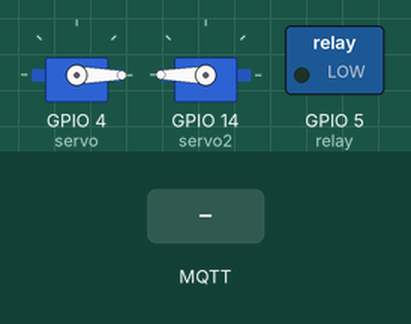
A sketch run on a simulated ESP8266 (NodeMCU). Parts: 2 × servo, switched loads named in the sketch (green lamp = pin HIGH). Inputs (shaded band) come from the test bench. WiFi joins after 1.5 s; servers stay silent unless stated; random numbers use the default seed unless the sketch sets one; no MQTT or app messages arrive unless stated; what the sketch prints to the serial monitor is not drawn.

Above: at 4.7 s.
4.8 s: MQTT message "cerrar" arrives on the first subscribed topic
At 5.27 s:
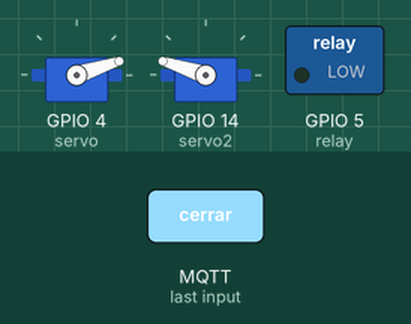
7.8 s: MQTT message "apagar" arrives on the first subscribed topic
At 10.2 s:
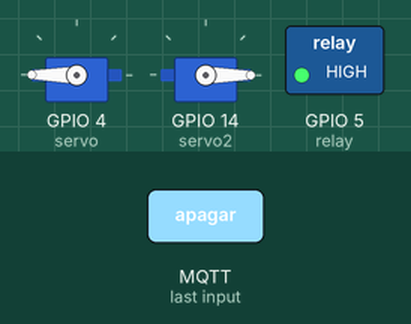
10.8 s: MQTT message "abrir" arrives on the first subscribed topic
At 15.9 s:
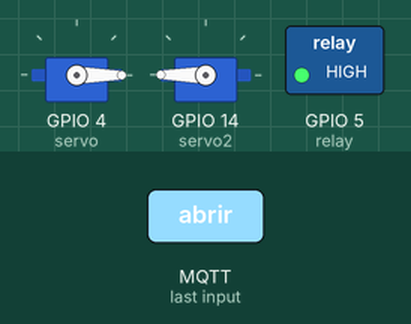
Timing chart, 0 to 17.4 s (numbered marks = the images above; inputs shaded):
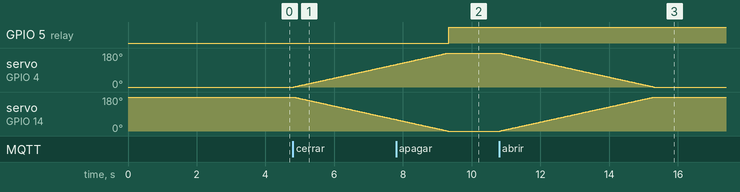

Measured:
- after the input at 4.8 s, servo on GPIO 4 (servo): moves from 0° to 119° over 3.0 s, starting at once; servo on GPIO 14 (servo2): moves from 180° to 61° over 3.0 s, starting at once
- after the input at 7.8 s, GPIO 5 (relay): LOW → HIGH after 1.5 s
- after the input at 10.8 s, servo on GPIO 4 (servo): moves from 180° to 0° over 4.5 s, starting at once; servo on GPIO 14 (servo2): moves from 0° to 180° over 4.5 s, starting at once

The sketch:

serverMQTTCasita.ino
```cpp
// Libreria para podernos conectar el dispositivo por Wi-Fi
#include <ESP8266WiFi.h>

// Libreria para podernos conectar al broker MQTT
#include <PubSubClient.h>
#include "Servo.h"

// Constantes para conectarnos a la red Wi-Fi mediante ssid y su contraseña
const char *ssid = "zaholy";
const char *password = "pelusatony";

// Dirección del broker MQTT
const char *mqtt_server = "test.mosquitto.org";

// Configuración de conexión del dispositivo para conectarse al Wi-Fi y al broker
WiFiClient espClient;
PubSubClient client(espClient);

unsigned long lastMsg = 0;
#define MSG_BUFFER_SIZE (50)
char msg[MSG_BUFFER_SIZE];

int value = 0;
const int servo = 4;
const int servo2 = 14;
const int relay = 5;

Servo myservo;
int angulo = 0;
int paso = 180;
String comando;

Servo myservo2;
int angulo2 = 180;
int paso2 = 0;
String comando2;

void setup_wifi()
{
  delay(10);

  // Empezamos por conectarnos a una red WiFi
  Serial.println();
  Serial.print("Conectado a ");
  Serial.println(ssid);

  WiFi.mode(WIFI_STA);
  WiFi.begin(ssid, password);

  while (WiFi.status() != WL_CONNECTED)
  {
    delay(500);
    Serial.print(".");
  }

  randomSeed(micros());
  Serial.println("");
  Serial.println("WiFi conectado");
  Serial.println("Dirección IP: ");
  Serial.println(WiFi.localIP());
}

void callback(char *topic, byte *payload, unsigned int length)
{
  Serial.print("Llegó el mensaje del tema [");
  Serial.print(topic);
  Serial.print("] ");

  String message;

  for (int i = 0; i < length; i++)
  {
    message = message + (char)payload[i]; // convert *byte to string
    Serial.print((char)payload[i]);
  }

  Serial.println();
  Serial.print(message);

  //Acciones de la cochera
  if (message == "cerrar")
  {
    cerrar();
    Serial.println("...CERRANDO COCHERA...");
  }

  if (message == "abrir")
  {
    abrir();
    Serial.println("...ABRIENDO COCHERA...");
  }

  if (message == "encender")
  {
    encender();
    Serial.println("...ENCENDIENDO LUZ...");
  }

  if (message == "apagar")
  {
    apagar();
    Serial.println("...APAGANDO LUZ...");
  }
}

void reconnect()
{

  // Bucle hasta que nos volvamos a conectar

  while (!client.connected())
  {

    Serial.print("Intentando la conexión MQTT...");

    // Crea una identificación de cliente aleatoria
    String clientId = "ESP8266Client-";
    clientId += String(random(0xffff), HEX);

    // Intenta conectarse
    if (client.connect(clientId.c_str()))
    {
      Serial.println("conectado");

      // ... y se suscribe
      client.subscribe("mzmd/accionesMez");
    }
    else
    {
      Serial.print("fallido, rc =");
      Serial.print(client.state());
      Serial.println(" inténtalo de nuevo en 5 segundos");

      // Espere 5 segundos antes de volver a intentarlo
      delay(5000);
    }
  }
}

void setup()
{
  myservo.attach(servo);
  myservo.write(0);
  delay(1000);
  myservo2.attach(servo2);
  myservo2.write(180);
  delay(1000);

  pinMode(relay, OUTPUT); // Inicialice el pin del relay como salida

  Serial.begin(115200);
  setup_wifi();
  client.setServer(mqtt_server, 1883);
  client.setCallback(callback);
}

void cerrar()
{

  if (angulo <= (180 - paso))
  {
    angulo += paso;

    for (int i = 0; i <= angulo; i++)
    {
      myservo.write(i);
      myservo2.write(180-i);
      delay(25);
    }
  }
/*
  if (angulo2 >= (0 + paso2))
  {
    angulo2 -= paso2;
    for (int i = angulo2; i >= 0; i--)
    {
      myservo2.write(i);
      delay(25);
    }
  }*/

}

void abrir()
{

  if (angulo >= (0 + paso))
  {
    angulo -= paso;
    for (int i = 180; i >= angulo; i--)
    {
      myservo.write(i);
      myservo2.write((i-180)* (-1));
      delay(25);
    }
  }
/*
  if (angulo2 <= (180 - paso2))
  {
    angulo2 += paso2
    for (int i = 0; i <= angulo2; i++)
    {
      myservo2.write(i);
      delay(25);
    }
  }*/
}

void encender()
{
  digitalWrite(relay, LOW);
}

void apagar()
{
  digitalWrite(relay, HIGH);
}

void loop()
{
  if (!client.connected())
  {
    reconnect();
  }

  client.loop();
}
```
